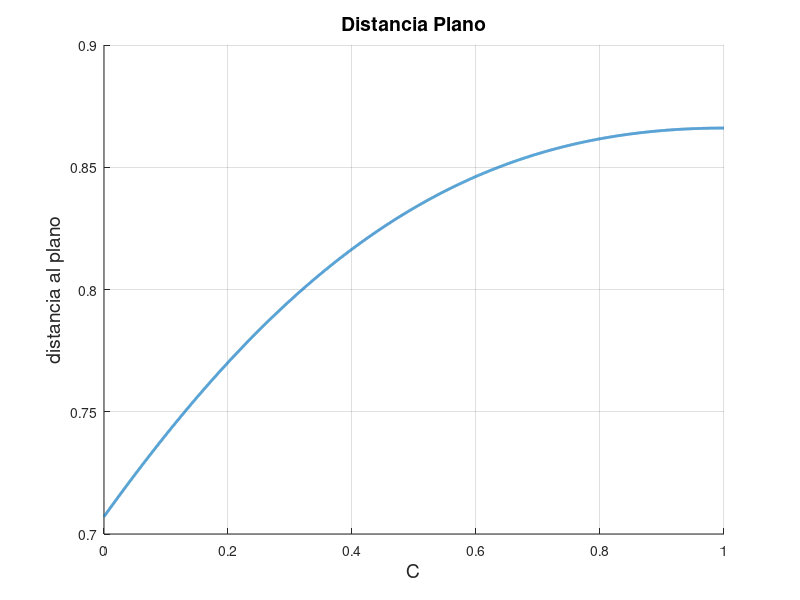

Reproduce this figure in MATLAB.
%%Ejercicio 3
%% a)
x0=0.5;
y0=0.5;
z0=0.5;
a=1;
b=1;
c=1;
d=-sqrt(3);
%%Ecuacion distancia al plano
dp= abs(a*x0+b*y0+c*z0+d)/sqrt(a^2+b^2+c^2)



%%b)
C=linspace(0,1,10000);  %%vector de c variable de [0,inf)
x0=0.5;
y0=0.5;
z0=0.5;
a=1;
b=1;
c=C;
d=0;

dp= abs(a*x0+b*y0+c*z0+d)./sqrt(a^2+b^2+c.^2);
minimo=min(dp)
hold on
plot(C,dp,'linewidth',2)
title('Distancia Plano','fontsize',14)       
xlabel('C','fontsize',14)
ylabel('distancia al plano','fontsize',14)
grid on
hold off

